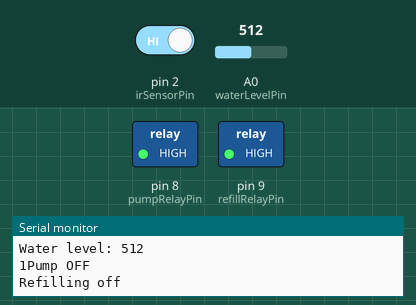
Bench run of a sketch on a simulated Arduino Uno, built with avr-gcc and run on an emulated ATmega328P. On the bench: switched loads named in the sketch (green lamp = pin HIGH), the last lines printed to the serial monitor. The test bench sets the inputs (shaded band); at power-on: A0 (waterLevelPin) = 512, pin 2 (irSensorPin) HIGH.

Above: at 1.3 s.
1.4 s: A0 (waterLevelPin) set to 342
2.9 s: A0 (waterLevelPin) set to 323
At 3.9 s:
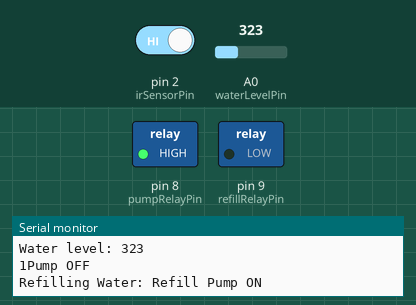
4.5 s: pin 2 (irSensorPin) driven LOW
At 5.7 s:
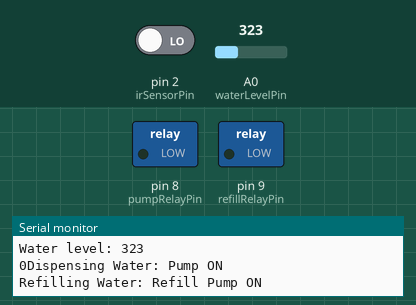
6.0 s: A0 (waterLevelPin) set to 385
9.0 s: A0 (waterLevelPin) set to 412
At 10.2 s:
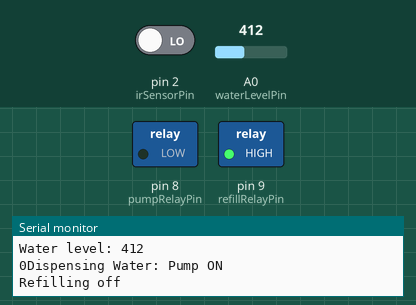
10.5 s: A0 (waterLevelPin) set to 320
At 10.9 s:
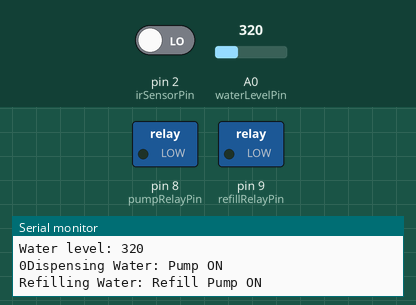
Timing chart, 0 to 13.0 s (numbered marks = the images above; inputs shaded):
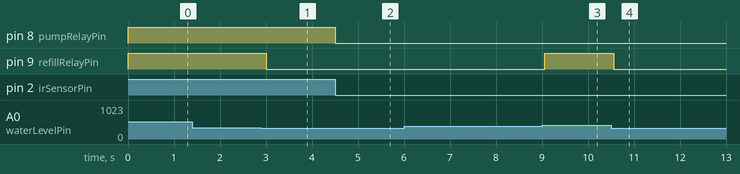

Measured:
- the behaviour switches between 330 and 329 on A0 (waterLevelPin) (found by bisection; images 0 and 1)
- the behaviour switches between 399 and 400 on A0 (waterLevelPin) (found by bisection; images 2 and 3)
- after the input at 2.9 s, pin 9 (refillRelayPin): HIGH → LOW after 0.10 s
- after the input at 4.5 s, pin 8 (pumpRelayPin): HIGH → LOW at once
- after the input at 9.0 s, pin 9 (refillRelayPin): LOW → HIGH after 0.06 s
- after the input at 10.5 s, pin 9 (refillRelayPin): HIGH → LOW after 0.06 s

The sketch:

code.ino
```cpp
const int irSensorPin = 2;
const int waterLevelPin = A0;
const int pumpRelayPin = 8;
const int refillRelayPin = 9;

const int waterLevelLowThreshold = 400;


void setup() {
  pinMode(irSensorPin, INPUT);

  pinMode(pumpRelayPin, OUTPUT);
  pinMode(refillRelayPin, OUTPUT);

  digitalWrite(pumpRelayPin, LOW);
  digitalWrite(refillRelayPin, HIGH);
  Serial.begin(9600);
}
void loop() {

  int irSensorValue = digitalRead(irSensorPin);
  int waterLevelValue = analogRead(waterLevelPin);

  Serial.print("Water level: ");
  Serial.println(waterLevelValue);

  Serial.print(irSensorValue);

  if (irSensorValue == LOW ) {
      digitalWrite(pumpRelayPin,LOW);
      Serial.println("Dispensing Water: Pump ON");
  }else {
    digitalWrite(pumpRelayPin, HIGH);
      Serial.println("Pump OFF");
      }

  if (waterLevelValue >= waterLevelLowThreshold) {
      digitalWrite(refillRelayPin, HIGH);
      Serial.println("Refilling off");
  }
  else if(waterLevelValue<330){
      digitalWrite(refillRelayPin, LOW);
      Serial.println("Refilling Water: Refill Pump ON");
  }
  // else{
  //     digitalWrite(refillRelayPin, HIGH);
  //     Serial.println("Refilling off");
  // }

  delay(500);
}
```
